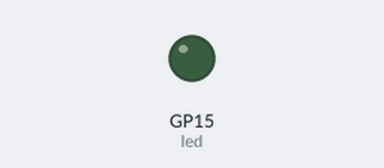
This program was run on a simulated Raspberry Pi Pico running MicroPython. On the bench: output pins drawn as LEDs (lit = HIGH). Wiring (from the project's diagram.json): green LED on GP15. What the program prints to the serial console is not drawn. At 0.3 s the program stops and its outputs stay as they are.

Above: at 0.3 s.
Timing chart, 0 to 1.8 s (numbered marks = the images above):
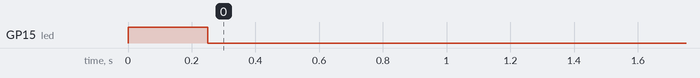

Measured:
- by itself, GP15 (led): LOW → HIGH at 0.00 s, → LOW 0.25 s later

The program:

main.py
```python
"""Wokwi-only adapter for the Pico hardware smoke test.

Wokwi currently models the RP2040 Pico, not the Pico 2 W RP2350. GPIO 15 is
used for an external virtual LED so the pulse is visible in the diagram.
"""

from machine import Pin
from time import sleep_ms

VERSION = "4.0.0"

led = Pin(15, Pin.OUT)
print("DJConnect Pico experimental skeleton")
print("DJConnect Pico version " + VERSION)
led.value(1)
sleep_ms(250)
led.value(0)
print("Pico simulator LED smoke test passed")
```
